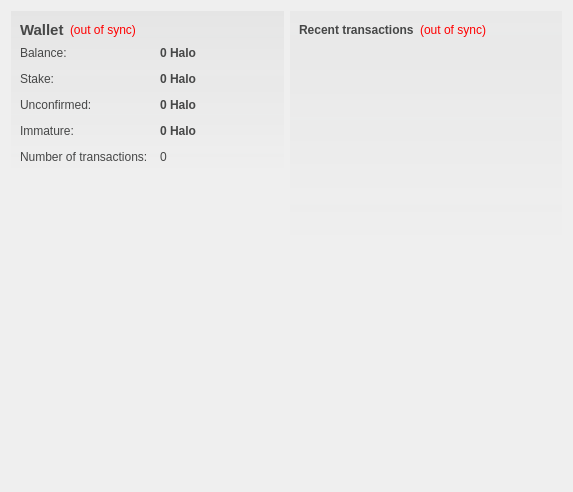
<?xml version="1.0" encoding="UTF-8"?>
<ui version="4.0">
 <class>OverviewPage</class>
 <widget class="QWidget" name="OverviewPage">
  <property name="geometry">
   <rect>
    <x>0</x>
    <y>0</y>
    <width>573</width>
    <height>492</height>
   </rect>
  </property>
  <property name="windowTitle">
   <string>Form</string>
  </property>
  <property name="styleSheet">
   <string notr="true">#OverviewPage { color: #464747; }</string>
  </property>
  <layout class="QHBoxLayout" name="horizontalLayout" stretch="1,1">
   <item>
    <layout class="QVBoxLayout" name="verticalLayout_2">
     <item>
      <widget class="QFrame" name="frame">
       <property name="styleSheet">
        <string notr="true">#frame { background-color: qlineargradient(spread:pad, x1:0, y1:0, x2:0, y2:1, stop:0 rgba(70,71,71,15), stop:1.0 rgba(70,71,71,0)); }</string>
       </property>
       <layout class="QVBoxLayout" name="verticalLayout_4">
        <item>
         <layout class="QHBoxLayout" name="horizontalLayout_4">
          <item>
           <widget class="QLabel" name="label_5">
            <property name="font">
             <font>
              <pointsize>11</pointsize>
              <weight>75</weight>
              <bold>true</bold>
             </font>
            </property>
            <property name="styleSheet">
             <string notr="true">color: #464747;</string>
            </property>
            <property name="text">
             <string>Wallet</string>
            </property>
           </widget>
          </item>
          <item>
           <widget class="QLabel" name="labelWalletStatus">
            <property name="toolTip">
             <string>The displayed information may be out of date. Your wallet automatically synchronizes with the HaloCoin network after a connection is established, but this process has not completed yet.</string>
            </property>
            <property name="styleSheet">
             <string notr="true">QLabel { color: red; }</string>
            </property>
            <property name="text">
             <string notr="true">(out of sync)</string>
            </property>
            <property name="alignment">
             <set>Qt::AlignLeading|Qt::AlignLeft|Qt::AlignVCenter</set>
            </property>
           </widget>
          </item>
          <item>
           <spacer name="horizontalSpacer_2">
            <property name="orientation">
             <enum>Qt::Horizontal</enum>
            </property>
            <property name="sizeHint" stdset="0">
             <size>
              <width>40</width>
              <height>20</height>
             </size>
            </property>
           </spacer>
          </item>
         </layout>
        </item>
        <item>
         <layout class="QFormLayout" name="formLayout_2">
          <property name="fieldGrowthPolicy">
           <enum>QFormLayout::AllNonFixedFieldsGrow</enum>
          </property>
          <property name="horizontalSpacing">
           <number>12</number>
          </property>
          <property name="verticalSpacing">
           <number>12</number>
          </property>
          <item row="0" column="0">
           <widget class="QLabel" name="label">
            <property name="styleSheet">
             <string notr="true">color: #464747;</string>
            </property>
            <property name="text">
             <string>Balance:</string>
            </property>
           </widget>
          </item>
          <item row="0" column="1">
           <widget class="QLabel" name="labelBalance">
            <property name="font">
             <font>
              <weight>75</weight>
              <bold>true</bold>
             </font>
            </property>
            <property name="cursor">
             <cursorShape>IBeamCursor</cursorShape>
            </property>
            <property name="toolTip">
             <string>Your current balance</string>
            </property>
            <property name="styleSheet">
             <string notr="true">color: #464747;</string>
            </property>
            <property name="text">
             <string notr="true">0 Halo</string>
            </property>
            <property name="textInteractionFlags">
             <set>Qt::LinksAccessibleByMouse|Qt::TextSelectableByKeyboard|Qt::TextSelectableByMouse</set>
            </property>
           </widget>
          </item>
          <item row="1" column="0">
           <widget class="QLabel" name="label_6">
            <property name="styleSheet">
             <string notr="true">color: #464747;</string>
            </property>
            <property name="text">
             <string>Stake:</string>
            </property>
           </widget>
          </item>
          <item row="1" column="1">
           <widget class="QLabel" name="labelStake">
            <property name="font">
             <font>
              <weight>75</weight>
              <bold>true</bold>
             </font>
            </property>
            <property name="cursor">
             <cursorShape>IBeamCursor</cursorShape>
            </property>
            <property name="toolTip">
             <string>Total of coins that was staked, and do not yet count toward the current balance</string>
            </property>
            <property name="styleSheet">
             <string notr="true">color: #464747;</string>
            </property>
            <property name="text">
             <string notr="true">0 Halo</string>
            </property>
            <property name="textInteractionFlags">
             <set>Qt::LinksAccessibleByMouse|Qt::TextSelectableByKeyboard|Qt::TextSelectableByMouse</set>
            </property>
           </widget>
          </item>
          <item row="2" column="0">
           <widget class="QLabel" name="label_3">
            <property name="styleSheet">
             <string notr="true">color: #464747;</string>
            </property>
            <property name="text">
             <string>Unconfirmed:</string>
            </property>
           </widget>
          </item>
          <item row="2" column="1">
           <widget class="QLabel" name="labelUnconfirmed">
            <property name="font">
             <font>
              <weight>75</weight>
              <bold>true</bold>
             </font>
            </property>
            <property name="cursor">
             <cursorShape>IBeamCursor</cursorShape>
            </property>
            <property name="toolTip">
             <string>Total of transactions that have yet to be confirmed, and do not yet count toward the current balance</string>
            </property>
            <property name="styleSheet">
             <string notr="true">color: #464747;</string>
            </property>
            <property name="text">
             <string notr="true">0 Halo</string>
            </property>
            <property name="textInteractionFlags">
             <set>Qt::LinksAccessibleByMouse|Qt::TextSelectableByKeyboard|Qt::TextSelectableByMouse</set>
            </property>
           </widget>
          </item>
          <item row="3" column="0">
           <widget class="QLabel" name="labelImmatureText">
            <property name="styleSheet">
             <string notr="true">color: #464747;</string>
            </property>
            <property name="text">
             <string>Immature:</string>
            </property>
           </widget>
          </item>
          <item row="3" column="1">
           <widget class="QLabel" name="labelImmature">
            <property name="font">
             <font>
              <weight>75</weight>
              <bold>true</bold>
             </font>
            </property>
            <property name="toolTip">
             <string>Mined balance that has not yet matured</string>
            </property>
            <property name="styleSheet">
             <string notr="true">color: #464747;</string>
            </property>
            <property name="text">
             <string notr="true">0 Halo</string>
            </property>
            <property name="textInteractionFlags">
             <set>Qt::LinksAccessibleByMouse|Qt::TextSelectableByKeyboard|Qt::TextSelectableByMouse</set>
            </property>
           </widget>
          </item>
          <item row="4" column="0">
           <widget class="QLabel" name="label_2">
            <property name="styleSheet">
             <string notr="true">color: #464747;</string>
            </property>
            <property name="text">
             <string>Number of transactions:</string>
            </property>
           </widget>
          </item>
          <item row="4" column="1">
           <widget class="QLabel" name="labelNumTransactions">
            <property name="toolTip">
             <string>Total number of transactions in wallet</string>
            </property>
            <property name="styleSheet">
             <string notr="true">color: #464747;</string>
            </property>
            <property name="text">
             <string notr="true">0</string>
            </property>
           </widget>
          </item>
         </layout>
        </item>
       </layout>
      </widget>
     </item>
     <item>
      <spacer name="verticalSpacer">
       <property name="orientation">
        <enum>Qt::Vertical</enum>
       </property>
       <property name="sizeHint" stdset="0">
        <size>
         <width>20</width>
         <height>40</height>
        </size>
       </property>
      </spacer>
     </item>
     <item>
      <widget class="QLabel" name="label_6">
       <property name="text">
        <string/>
       </property>
       <property name="pixmap">
        <pixmap resource="../bitcoin.qrc">:/images/backg</pixmap>
       </property>
       <property name="scaledContents">
        <bool>false</bool>
       </property>
       <property name="alignment">
        <set>Qt::AlignCenter</set>
       </property>
       <property name="margin">
        <number>-2</number>
       </property>
      </widget>
     </item>
    </layout>
   </item>
   <item>
    <layout class="QVBoxLayout" name="verticalLayout_3">
     <item>
      <widget class="QFrame" name="frame_2">
       <property name="styleSheet">
        <string notr="true">#frame_2 { background-color: qlineargradient(spread:pad, x1:0, y1:0, x2:0, y2:1, stop:0 rgba(70,71,71,10), stop:1.0 rgba(70,71,71,0)); }</string>
       </property>
       <layout class="QVBoxLayout" name="verticalLayout">
        <item>
         <layout class="QHBoxLayout" name="horizontalLayout_2">
          <item>
           <widget class="QLabel" name="label_4">
            <property name="styleSheet">
             <string notr="true">color: #464747;</string>
            </property>
            <property name="text">
             <string>&lt;b&gt;Recent transactions&lt;/b&gt;</string>
            </property>
           </widget>
          </item>
          <item>
           <widget class="QLabel" name="labelTransactionsStatus">
            <property name="toolTip">
             <string>The displayed information may be out of date. Your wallet automatically synchronizes with the HaloCoin network after a connection is established, but this process has not completed yet.</string>
            </property>
            <property name="styleSheet">
             <string notr="true">QLabel { color: red; }</string>
            </property>
            <property name="text">
             <string notr="true">(out of sync)</string>
            </property>
            <property name="alignment">
             <set>Qt::AlignRight|Qt::AlignTrailing|Qt::AlignVCenter</set>
            </property>
           </widget>
          </item>
          <item>
           <spacer name="horizontalSpacer">
            <property name="orientation">
             <enum>Qt::Horizontal</enum>
            </property>
            <property name="sizeHint" stdset="0">
             <size>
              <width>40</width>
              <height>20</height>
             </size>
            </property>
           </spacer>
          </item>
         </layout>
        </item>
        <item>
         <widget class="QListView" name="listTransactions">
          <property name="styleSheet">
           <string notr="true">QListView { background: transparent; }</string>
          </property>
          <property name="frameShape">
           <enum>QFrame::NoFrame</enum>
          </property>
          <property name="verticalScrollBarPolicy">
           <enum>Qt::ScrollBarAlwaysOff</enum>
          </property>
          <property name="horizontalScrollBarPolicy">
           <enum>Qt::ScrollBarAlwaysOff</enum>
          </property>
          <property name="selectionMode">
           <enum>QAbstractItemView::NoSelection</enum>
          </property>
         </widget>
        </item>
       </layout>
      </widget>
     </item>
     <item>
      <spacer name="verticalSpacer_2">
       <property name="orientation">
        <enum>Qt::Vertical</enum>
       </property>
       <property name="sizeHint" stdset="0">
        <size>
         <width>20</width>
         <height>40</height>
        </size>
       </property>
      </spacer>
     </item>
    </layout>
   </item>
  </layout>
 </widget>
 <resources>
  <include location="../bitcoin.qrc"/>
 </resources>
 <connections/>
</ui>
